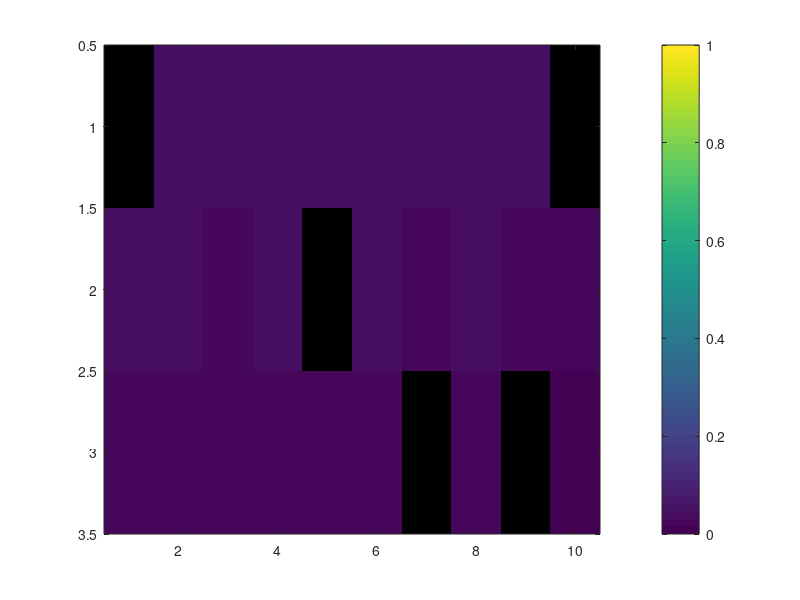

Here is the MATLAB script that generated this plot: (Note: this script raises an error after producing the figure.)
%strength_map_with_colorbar
%%% last edited by AM 9/4/15
min_colorbar = 0;
% max_colorbar = 1;
colorbars_number_ticks = 5;
colorbar_integers = 1; % use integers for the tick marks on the colorbar
cbarmax = 60; % automatically generated max from colorbar

% close all
if ~exist('strengths','var')
    if exist('proj_ratios.mat','file')
        load proj_ratios
        disp('Loading ''proj_ratios.mat...''')
    else
        disp('Please load the ''strengths'' variable into the workspace, then rerun this script.')
        return
    end
end

useLogScale = questdlg('Plot strengths on a logarithmic scale?');
switch useLogScale 
    case 'Yes'
        strengths_to_plot = log(strengths);
    case 'No'
        strengths_to_plot = strengths;
    case 'Cancel'
        return
end

% if exist('image_handle','var')
%     close(image_handle)
% end
figure

max_colorbar = max(max(strengths_to_plot)); % cbar should reflect actual strengths values
newyticklabels = linspace(min_colorbar, max_colorbar, colorbars_number_ticks);
image_handle = image(strengths_to_plot*cbarmax/max(max(strengths)));
cbar_handle = colorbar;
% % % cbarmax = max(get(cbar_handle,'YTick'));
newyticks = linspace(0, cbarmax, colorbars_number_ticks);

if colorbar_integers
    newyticklabels_int = round(newyticklabels);
    ytickfactor = newyticklabels ./ newyticklabels_int;
    newyticklabels = newyticklabels_int; 
    newyticks = newyticks ./ ytickfactor ;
end

set(cbar_handle,'YTick',newyticks)
set(cbar_handle,'YTickLabel',newyticklabels);

if strcmp(useLogScale,'Yes')
figureTitle = addTitle(hm,'Projection Ratios (log scale)');
else
    figureTitle = addTitle(hm,'Projection Ratios (linear scale)');
end
    
reset_ok = input('Customize the colormap, then press Enter on this command line to reset colorbar.');
% if reset_ok
    set(cbar_handle,'YTick',newyticks)
    set(cbar_handle,'YTickLabel',newyticklabels);
% end
